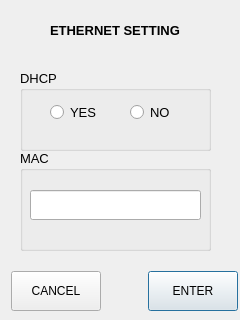
<?xml version="1.0" encoding="UTF-8"?>
<ui version="4.0">
 <class>Ethernet</class>
 <widget class="QDialog" name="Ethernet">
  <property name="geometry">
   <rect>
    <x>0</x>
    <y>0</y>
    <width>240</width>
    <height>320</height>
   </rect>
  </property>
  <property name="windowTitle">
   <string>Dialog</string>
  </property>
  <widget class="QLabel" name="lTitle">
   <property name="geometry">
    <rect>
     <x>50</x>
     <y>20</y>
     <width>141</width>
     <height>20</height>
    </rect>
   </property>
   <property name="font">
    <font>
     <pointsize>10</pointsize>
     <weight>75</weight>
     <bold>true</bold>
    </font>
   </property>
   <property name="text">
    <string>ETHERNET SETTING</string>
   </property>
  </widget>
  <widget class="QGroupBox" name="gbMaol">
   <property name="geometry">
    <rect>
     <x>20</x>
     <y>150</y>
     <width>191</width>
     <height>101</height>
    </rect>
   </property>
   <property name="font">
    <font>
     <pointsize>10</pointsize>
    </font>
   </property>
   <property name="title">
    <string>MAC</string>
   </property>
   <widget class="QLineEdit" name="leMac">
    <property name="geometry">
     <rect>
      <x>10</x>
      <y>40</y>
      <width>171</width>
      <height>30</height>
     </rect>
    </property>
   </widget>
  </widget>
  <widget class="QGroupBox" name="gbWm">
   <property name="geometry">
    <rect>
     <x>20</x>
     <y>70</y>
     <width>191</width>
     <height>81</height>
    </rect>
   </property>
   <property name="font">
    <font>
     <pointsize>10</pointsize>
    </font>
   </property>
   <property name="title">
    <string>DHCP</string>
   </property>
   <widget class="QRadioButton" name="rbYes">
    <property name="geometry">
     <rect>
      <x>30</x>
      <y>30</y>
      <width>51</width>
      <height>25</height>
     </rect>
    </property>
    <property name="text">
     <string>YES</string>
    </property>
   </widget>
   <widget class="QRadioButton" name="rbNo">
    <property name="geometry">
     <rect>
      <x>110</x>
      <y>30</y>
      <width>51</width>
      <height>25</height>
     </rect>
    </property>
    <property name="text">
     <string>NO</string>
    </property>
   </widget>
  </widget>
  <widget class="QPushButton" name="pbEnter">
   <property name="geometry">
    <rect>
     <x>148</x>
     <y>271</y>
     <width>90</width>
     <height>40</height>
    </rect>
   </property>
   <property name="text">
    <string>ENTER</string>
   </property>
  </widget>
  <widget class="QPushButton" name="pbCancel">
   <property name="geometry">
    <rect>
     <x>11</x>
     <y>271</y>
     <width>90</width>
     <height>40</height>
    </rect>
   </property>
   <property name="text">
    <string>CANCEL</string>
   </property>
  </widget>
 </widget>
 <resources/>
 <connections/>
</ui>
